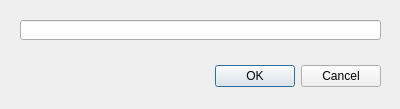
<?xml version="1.0" encoding="UTF-8"?>
<ui version="4.0">
 <class>VagueDateDialog</class>
 <widget class="QDialog" name="VagueDateDialog">
  <property name="geometry">
   <rect>
    <x>0</x>
    <y>0</y>
    <width>400</width>
    <height>109</height>
   </rect>
  </property>
  <property name="windowTitle">
   <string notr="true">new vague date</string>
  </property>
  <widget class="QDialogButtonBox" name="buttonBox">
   <property name="geometry">
    <rect>
     <x>40</x>
     <y>60</y>
     <width>341</width>
     <height>32</height>
    </rect>
   </property>
   <property name="orientation">
    <enum>Qt::Horizontal</enum>
   </property>
   <property name="standardButtons">
    <set>QDialogButtonBox::Cancel|QDialogButtonBox::Ok</set>
   </property>
  </widget>
  <widget class="QLineEdit" name="lineEdit">
   <property name="geometry">
    <rect>
     <x>20</x>
     <y>20</y>
     <width>361</width>
     <height>20</height>
    </rect>
   </property>
  </widget>
 </widget>
 <resources/>
 <connections>
  <connection>
   <sender>buttonBox</sender>
   <signal>accepted()</signal>
   <receiver>VagueDateDialog</receiver>
   <slot>accept()</slot>
   <hints>
    <hint type="sourcelabel">
     <x>248</x>
     <y>254</y>
    </hint>
    <hint type="destinationlabel">
     <x>157</x>
     <y>274</y>
    </hint>
   </hints>
  </connection>
  <connection>
   <sender>buttonBox</sender>
   <signal>rejected()</signal>
   <receiver>VagueDateDialog</receiver>
   <slot>reject()</slot>
   <hints>
    <hint type="sourcelabel">
     <x>316</x>
     <y>260</y>
    </hint>
    <hint type="destinationlabel">
     <x>286</x>
     <y>274</y>
    </hint>
   </hints>
  </connection>
 </connections>
</ui>
